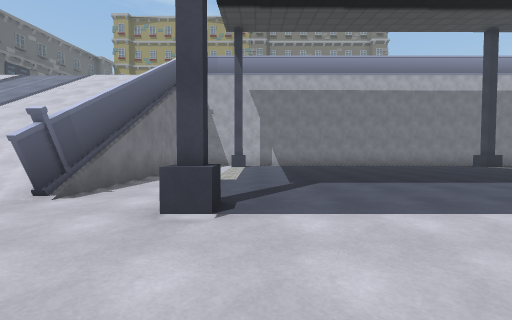
[1] (above)

24 first-person views from a walk through a Unity game level. The camera is 1.3 m above the floor, tilts 2° down and sees 90° across. The floor is counted in squares, 2 m on a side. Each view is taken from the middle of a square. On the plan, view 1 faces up. The plan holds only what a view shows up to about 9 squares ahead; the rest is blank. The place goes on beyond the plan. Some surface patterns are stand-ins.

[2]
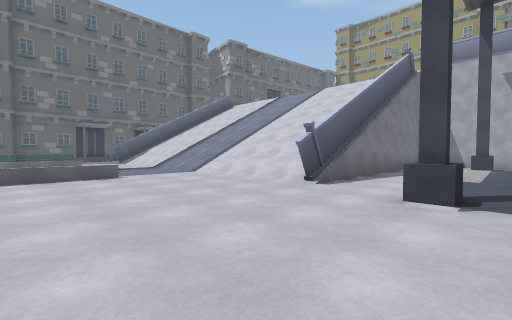

[3]
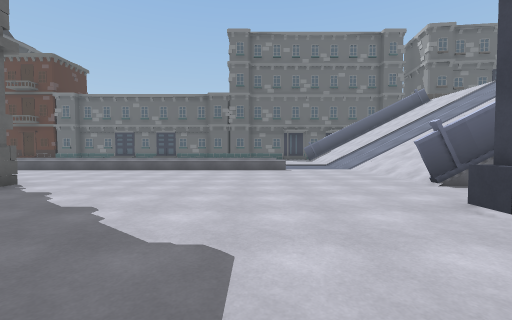

[4]
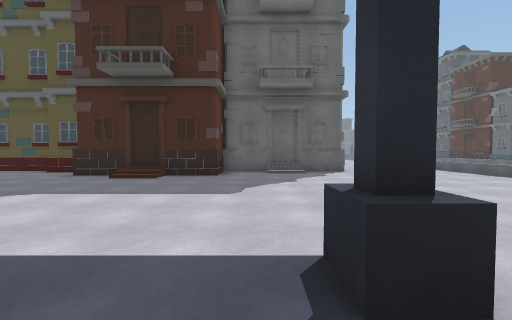

[5]
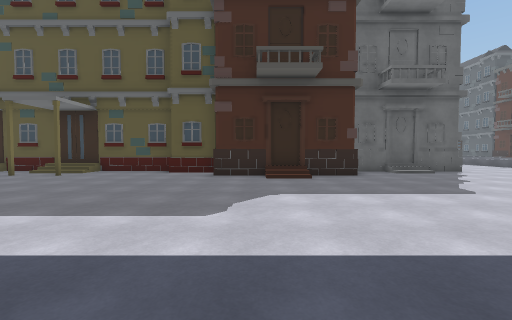

[6]
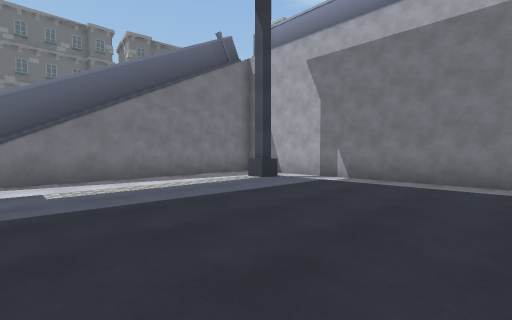

[7]
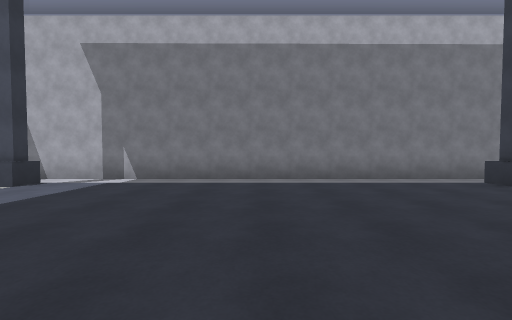

[8]
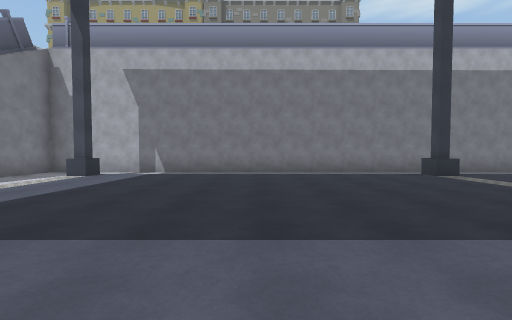

[9]
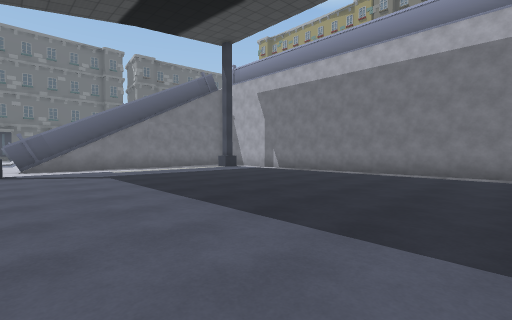

[10]
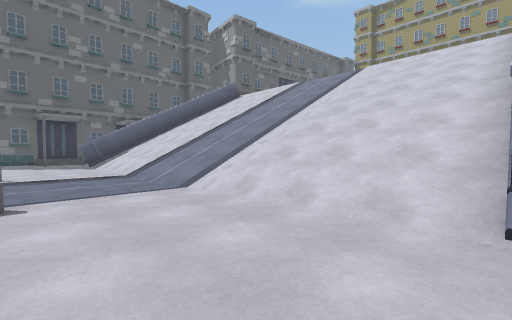

[11]
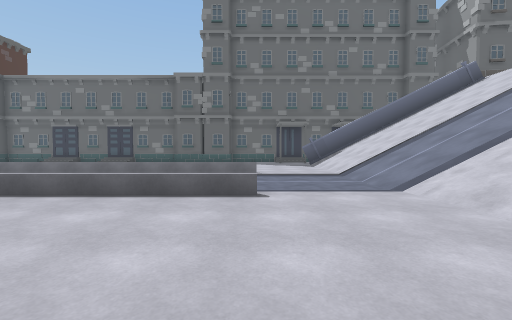

[12]
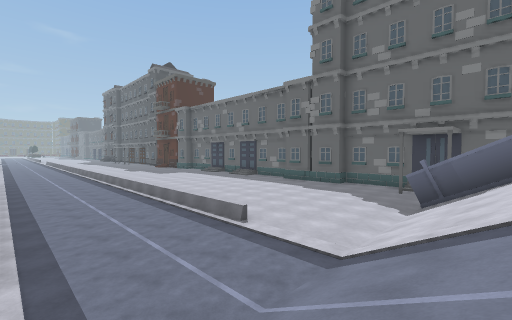

[13]
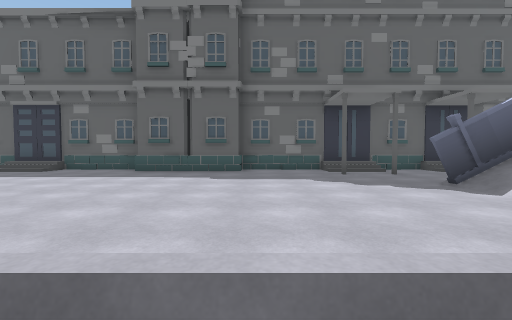

[14]
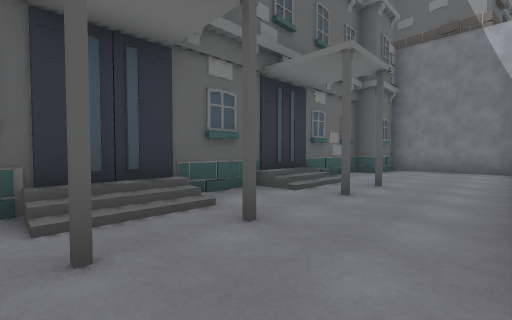

[15]
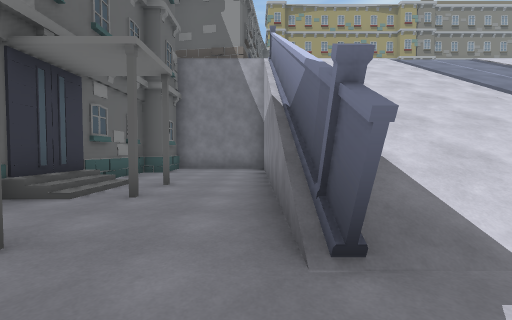

[16]
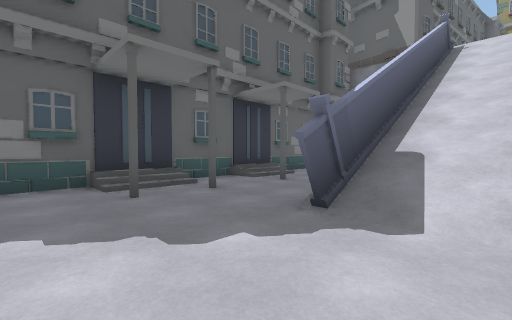

[17]
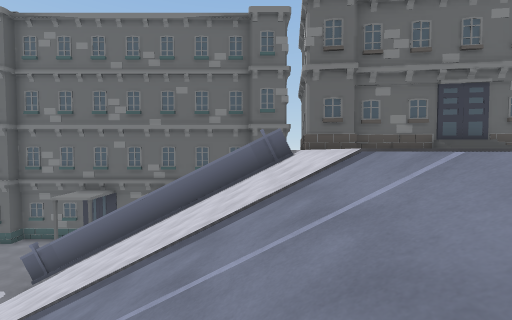

[18]
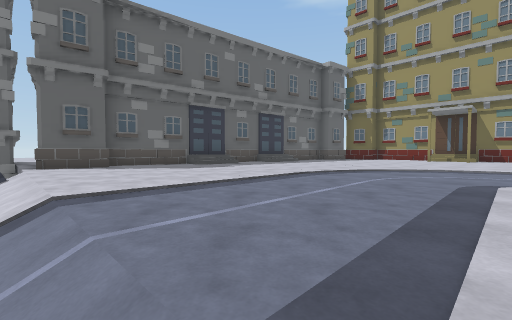

[19]
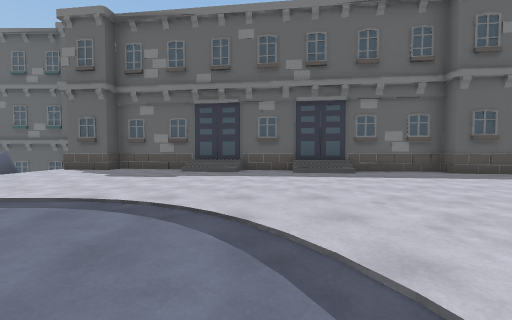

[20]
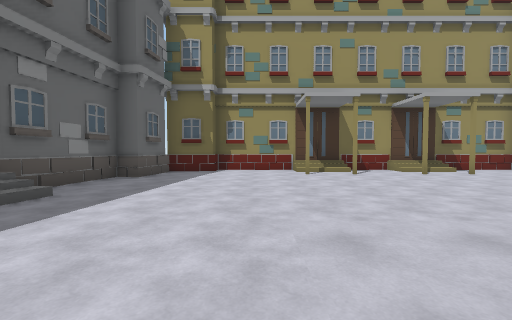

[21]
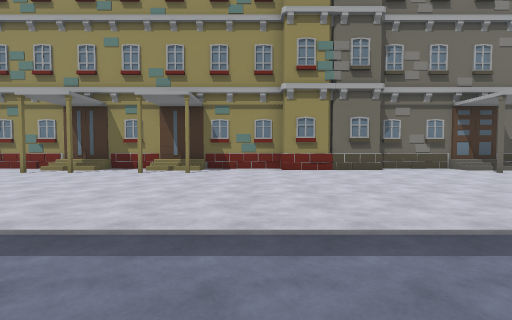

[22]
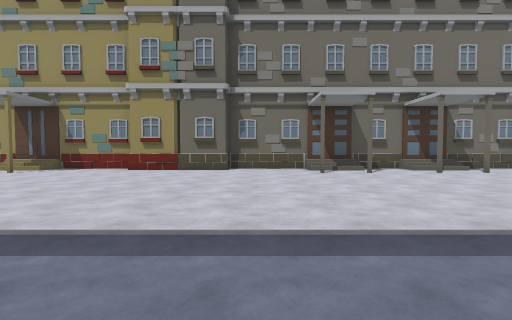

[23]
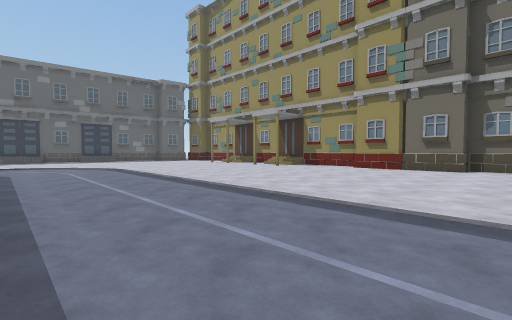

[24]
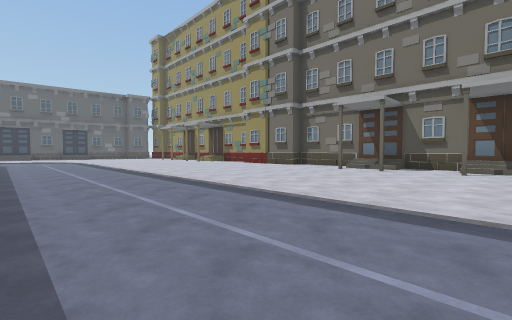

### Floor plan
Key: @ floor where view 1 was taken; # wall or solid block; . main floor; : floor 8 m higher than the main floor; / step, stairs or slope; = window, fence, low wall or low ledge; ^ raised ledge; O other object.
Columns run from 19 left of view 1 to 9 right of it. Each row starts with its distance up from view 1.
 26      ########################
 25      #:::://://:::::::://://:
 24     ##:::#:#://:::::::://:#::
 23     #:::::::::::::::::::::::
 22     #:::::::::::::::::::::::
 21     #:::::::::::::::::::::::
 20     #:::::::::::::::::::::::
 19     #:::::::::::::::::::::::
 18     #:::::::::::::::::::::::
 17    ^/:::::::::::::::::::::::
 16    #/:::::::::::::::::::::::
 15    #:::::::::
 14    #:::::::::
 13    #:::::::::
 12  ###:::::::::    O###########
 11  #...///////////##...........
 10 ##...O//////////#.#.........#
  9 #....#//////////#............
  8 #....#//////////#............
  7 #//..#//////////#...........
  6 #//..#//////////#...........
  5 #....#//////////#...........
  4 #/#..#//////////O...........
  3 #/...O..........O.#.........
  2 #/#.......................
  1 #.......=...=..............
  0 #.......=...=......@........
 -1 ##......=...=................
 -2  #......=...=................
 -3 ##..... =...=........./......
 -4 #.....  =...=...../.#####....
 -5 #....   =...=...#####   #####
 -6 #...    = ..=...
 -7 #/.     =  .=..
 -8 ##          =

Where each view was taken, in squares from view 1:
view 1: 0 up, 0 right, facing up
view 2: 1 down, 0 right, facing up-left
view 3: 0 up, 2 right, facing left
view 4: 4 up, 0 right, facing down
view 5: 4 up, 4 right, facing down
view 6: 5 up, 4 right, facing up-left
view 7: 5 up, 4 right, facing up
view 8: 3 up, 4 right, facing up
view 9: 3 up, 8 right, facing up-left
view 10: 1 up, 3 left, facing up-left
view 11: 1 up, 3 left, facing left
view 12: 5 up, 7 left, facing down-left
view 13: 0 up, 10 left, facing left
view 14: 2 up, 15 left, facing up-left
view 15: 2 up, 15 left, facing up
view 16: 1 up, 13 left, facing up-left
view 17: 10 up, 7 left, facing left
view 18: 11 up, 7 left, facing up-left
view 19: 18 up, 7 left, facing left
view 20: 17 up, 11 left, facing up
view 21: 17 up, 3 left, facing up
view 22: 17 up, 2 right, facing up
view 23: 16 up, 2 right, facing up-left
view 24: 16 up, 8 right, facing up-left
